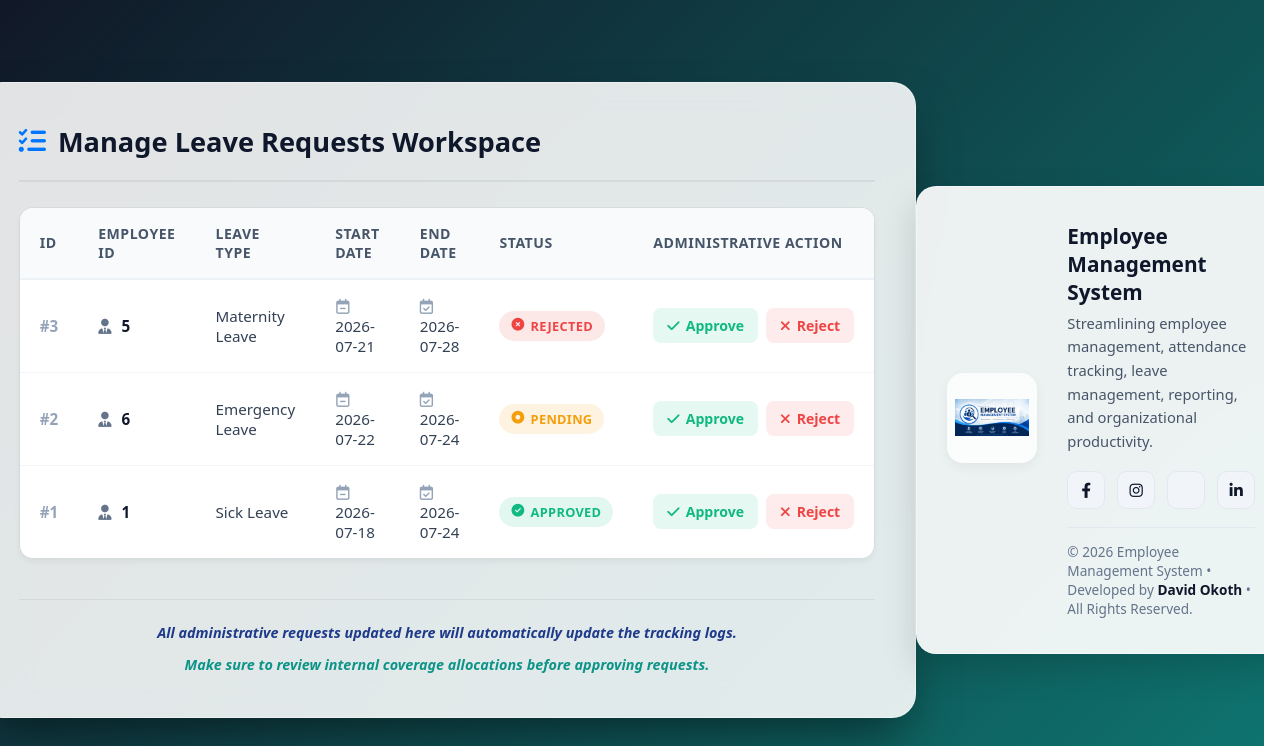
Page /manage_leave.php on the committed database.
### tables this page shows
CREATE TABLE `leave_requests` (
  `id` int(11) NOT NULL,
  `employee_id` int(11) NOT NULL,
  `leave_type` varchar(50) NOT NULL,
  `start_date` date NOT NULL,
  `end_date` date NOT NULL,
  `reason` text NOT NULL,
  `status` enum('Pending','Approved','Rejected') DEFAULT 'Pending',
  `request_date` timestamp NOT NULL DEFAULT current_timestamp()
);

### manage_leave.php (the view, shortened to what this page needs)
<?php
include("connect.php");
$result = mysqli_query(
    $conn,
    "SELECT * FROM leave_requests ORDER BY id DESC"
);
?>
<!DOCTYPE html>
<html lang="en">
<head>
    <link rel="stylesheet" href="https://cdnjs.cloudflare.com/ajax/libs/font-awesome/6.4.0/css/all.min.css">
</head>
<body>
<div class="container">
    <div class="header-area">
        <h2><i class="fa-solid fa-list-check"></i> Manage Leave Requests Workspace</h2>
    </div>
    <div class="table-wrapper">
        <table>
            <thead>
                <tr>
                    <th>ID</th>
                    <th>Employee ID</th>
                    <th>Leave Type</th>
                    <th>Start Date</th>
                    <th>End Date</th>
                    <th>Status</th>
                    <th>Administrative Action</th>
                </tr>
            </thead>
            <tbody>
                <?php if (mysqli_num_rows($result) > 0): ?>
                    <?php while($row = mysqli_fetch_assoc($result)): ?>
                    <?php
                        $current_status = strtolower($row['status'] ?? 'pending');
                    ?>
                    <tr>
                        <td style="font-weight: 600; color: #94a3b8;">#<?php echo $row['id']; ?></td>
                        <td style="font-weight: 600; color: #0f172a;">
                            <i class="fa-solid fa-user-tie" style="color: #64748b; margin-right: 6px;"></i>
                            <?php echo htmlspecialchars($row['employee_id']); ?>
                        </td>
                        <td><?php echo htmlspecialchars($row['leave_type']); ?></td>
                        <td><i class="fa-regular fa-calendar-minus" style="color: #94a3b8;"></i> <?php echo $row['start_date']; ?></td>
                        <td><i class="fa-regular fa-calendar-check" style="color: #94a3b8;"></i> <?php echo $row['end_date']; ?></td>
                        <td>
                            <span class="status-badge <?php echo $current_status; ?>">
                                <?php if($current_status === 'approved'): ?>
                                    <i class="fa-solid fa-circle-check"></i>
                                <?php elseif($current_status === 'rejected'): ?>
                                    <i class="fa-solid fa-circle-xmark"></i>
                                <?php else: ?>
                                    <i class="fa-solid fa-circle-dot"></i>
                                <?php endif; ?>
                                <?php echo htmlspecialchars($row['status'] ?? 'Pending'); ?>
                            </span>
                        </td>
                        <td>
                            <div class="action-actions">
                                <a href="approve_leave.php?id=<?php echo $row['id']; ?>" class="btn-action approve">
                                    <i class="fa-solid fa-check"></i> Approve
                                </a>
                                <a href="reject_leave.php?id=<?php echo $row['id']; ?>" class="btn-action reject">
                                    <i class="fa-solid fa-xmark"></i> Reject
                                </a>
                            </div>
                        </td>
                    </tr>
                    <?php endwhile; ?>
                <?php endif; ?>
            </tbody>
        </table>
    </div>
    <div class="footer-note">
        <p>All administrative requests updated here will automatically update the tracking logs.</p>
        <p>Make sure to review internal coverage allocations before approving requests.</p>
    </div>
</div>
<footer class="system-footer">
    <div class="footer-logo">
        <img src="image.png" alt="EMS Logo">
    </div>
    <div class="footer-content">
        <h3>Employee Management System</h3>
        <p class="footer-desc">
            Streamlining employee management, attendance tracking,
            leave management, reporting, and organizational productivity.
        </p>
        <div class="social-links">
            <a href="https://facebook.com" target="_blank" aria-label="Facebook">
                <i class="fab fa-facebook-f"></i>
            </a>
            <a href="https://instagram.com" target="_blank" aria-label="Instagram">
                <i class="fab fa-instagram"></i>
            </a>
            <a href="https://x.com" target="_blank" aria-label="X (Twitter)">
            </a>
            <a href="https://linkedin.com" target="_blank" aria-label="LinkedIn">
                <i class="fab fa-linkedin-in"></i>
            </a>
        </div>
        <p class="copyright">
            © <?php echo date('Y'); ?> Employee Management System &bull;
            Developed by <strong>David Okoth</strong> &bull;
            All Rights Reserved.
        </p>
    </div>
</footer>
</body>
</html>

### rows in the picture
leave_requests: id "3", employee "5", leave_type "Maternity Leave", start_date "2026-07-21", end_date "2026-07-28", status "REJECTED"
leave_requests: id "2", employee "6", leave_type "Emergency Leave", start_date "2026-07-22", end_date "2026-07-24", status "PENDING"
leave_requests: id "1", employee "1", leave_type "Sick Leave", start_date "2026-07-18", end_date "2026-07-24", status "APPROVED"
